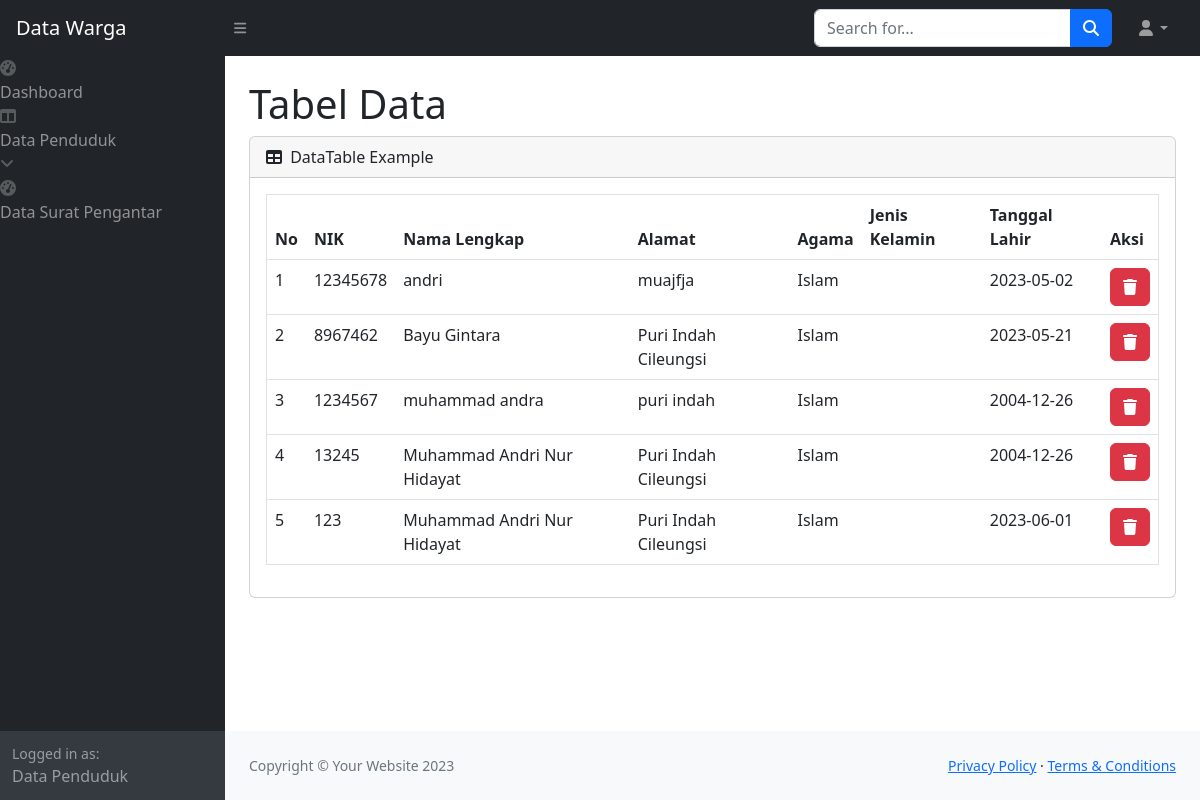
The page /warga_satu/index.php on the database its author committed.
### tables this page shows
CREATE TABLE `warga1` (
  `nik` int(16) NOT NULL,
  `nama` varchar(35) NOT NULL,
  `alamat` text NOT NULL,
  `agama` enum('Islam','kristen','protestan','hindu','budha','konghucu') NOT NULL,
  `jenis_kelamin` enum('laki-laki','perempuan') NOT NULL,
  `tanggal_lahir` date NOT NULL
);

### warga_satu/index.php (the view, shortened to what this page needs)
<!DOCTYPE html>
<html lang="en">
    <head>
        <link href="https://cdn.jsdelivr.net/npm/simple-datatables@7.1.2/dist/style.min.css" rel="stylesheet" />
        <link href="../startbootstrap-sb-admin-gh-pages/css/styles.css" rel="stylesheet" />
    </head>
    <body class="sb-nav-fixed">
        <nav class="sb-topnav navbar navbar-expand navbar-dark bg-dark">
            <a class="navbar-brand ps-3" href="index.html">Data Warga</a>
            <button class="btn btn-link btn-sm order-1 order-lg-0 me-4 me-lg-0" id="sidebarToggle" href="#!"><i class="fas fa-bars"></i></button>
            <form class="d-none d-md-inline-block form-inline ms-auto me-0 me-md-3 my-2 my-md-0">
                <div class="input-group">
                    <input class="form-control" type="text" placeholder="Search for..." aria-label="Search for..." aria-describedby="btnNavbarSearch" />
                    <button class="btn btn-primary" id="btnNavbarSearch" type="button"><i class="fas fa-search"></i></button>
                </div>
            </form>
            <ul class="navbar-nav ms-auto ms-md-0 me-3 me-lg-4">
                <li class="nav-item dropdown">
                    <a class="nav-link dropdown-toggle" id="navbarDropdown" href="#" role="button" data-bs-toggle="dropdown" aria-expanded="false"><i class="fas fa-user fa-fw"></i></a>
                </li>
            </ul>
        </nav>
        <div id="layoutSidenav">
            <div id="layoutSidenav_nav">
                <nav class="sb-sidenav accordion sb-sidenav-dark" id="sidenavAccordion">
                    <div class="sb-sidenav-menu">
                    <a class="nav-link" href="../dashboard.php">
                                <div class="sb-nav-link-icon"><i class="fas fa-tachometer-alt"></i></div>
                                Dashboard
                            </a>
                            <a class="nav-link collapsed" href="#" data-bs-toggle="collapse" data-bs-target="#collapseLayouts" aria-expanded="false" aria-controls="collapseLayouts">
                                <div class="sb-nav-link-icon"><i class="fas fa-columns"></i></div>
                                Data Penduduk
                                <div class="sb-sidenav-collapse-arrow"><i class="fas fa-angle-down"></i></div>
                            </a>
                            <a class="nav-link" href="../surat/surat_pengantar/index.php">
                                <div class="sb-nav-link-icon"><i class="fas fa-tachometer-alt"></i></div>
                                Data Surat Pengantar
                            </a>
                    </div>
                    <div class="sb-sidenav-footer">
                        <div class="small">Logged in as:</div>
                        Data Penduduk
                    </div>
                </nav>
            </div>
            <div id="layoutSidenav_content">
                <main>
                    <div class="container-fluid px-4">
                        <h1 class="mt-4">Tabel Data</h1>
                        <div class="card mb-4">
                            <div class="card-header">
                                <i class="fas fa-table me-1"></i>
                                DataTable Example
                            </div>
                            <div class="card-body">
                                <table border="1" cellspacing="0" class="table">
                                    <thead>
                                        <tr>
                                            <th>No</th>
                                            <th>NIK</th>
                                            <th>Nama Lengkap</th>
                                            <th>Alamat</th>
                                            <th>Agama</th>
                                            <th>Jenis Kelamin</th>
                                            <th>Tanggal Lahir</th>
                                            <th>Aksi</th>
                                        </tr>
                                    </thead>
                                    <tbody>
                                    <?php
                                    $no = 1;
                                    $warga = mysqli_query($conn, "SELECT * FROM `warga1` ORDER BY nik DESC");
                                        while($row = mysqli_fetch_array($warga)){
                                    ?>
                                <tr>
                                    <td><?= $no++ ?></td>
                                    <td><?= $row['nik'] ?></td>
                                    <td><?= $row['nama'] ?></td>
                                    <td><?= $row['alamat'] ?></td>
                                    <td><?= $row['agama'] ?></td>
                                    <td><?= $row['jenis_kelamin'] ?></td>
                                    <td><?=  $row['tanggal_lahir'] ?></td>
                                    <td>
                                                <form action="" method="post"><input type="hidden" name="nik" value="<?= $nik ?>"><button name="hapus" class="btn btn-danger"><i class="fa fa-trash"></i></button></form>
                                            </td>
                                </tr>
                                <?php } ?>
                                    </tbody>
                                </table>
                            </div>
                        </div>
                    </div>
                </main>
                <footer class="py-4 bg-light mt-auto">
                    <div class="container-fluid px-4">
                        <div class="d-flex align-items-center justify-content-between small">
                            <div class="text-muted">Copyright &copy; Your Website 2023</div>
                            <div>
                                <a href="#">Privacy Policy</a>
                                &middot;
                                <a href="#">Terms &amp; Conditions</a>
                            </div>
                        </div>
                    </div>
                </footer>
            </div>
        </div>
    </body>
</html>

### rows shown on the page
warga1: nik "12345678", nama "andri", alamat "muajfja", agama "Islam", tanggal_lahir "2023-05-02"
warga1: nik "8967462", nama "Bayu Gintara", alamat "Puri Indah Cileungsi", agama "Islam", tanggal_lahir "2023-05-21"
warga1: nik "1234567", nama "muhammad andra", alamat "puri indah", agama "Islam", tanggal_lahir "2004-12-26"
warga1: nik "13245", nama "Muhammad Andri Nur Hidayat", alamat "Puri Indah Cileungsi", agama "Islam", tanggal_lahir "2004-12-26"
warga1: nik "123", nama "Muhammad Andri Nur Hidayat", alamat "Puri Indah Cileungsi", agama "Islam", tanggal_lahir "2023-06-01"
